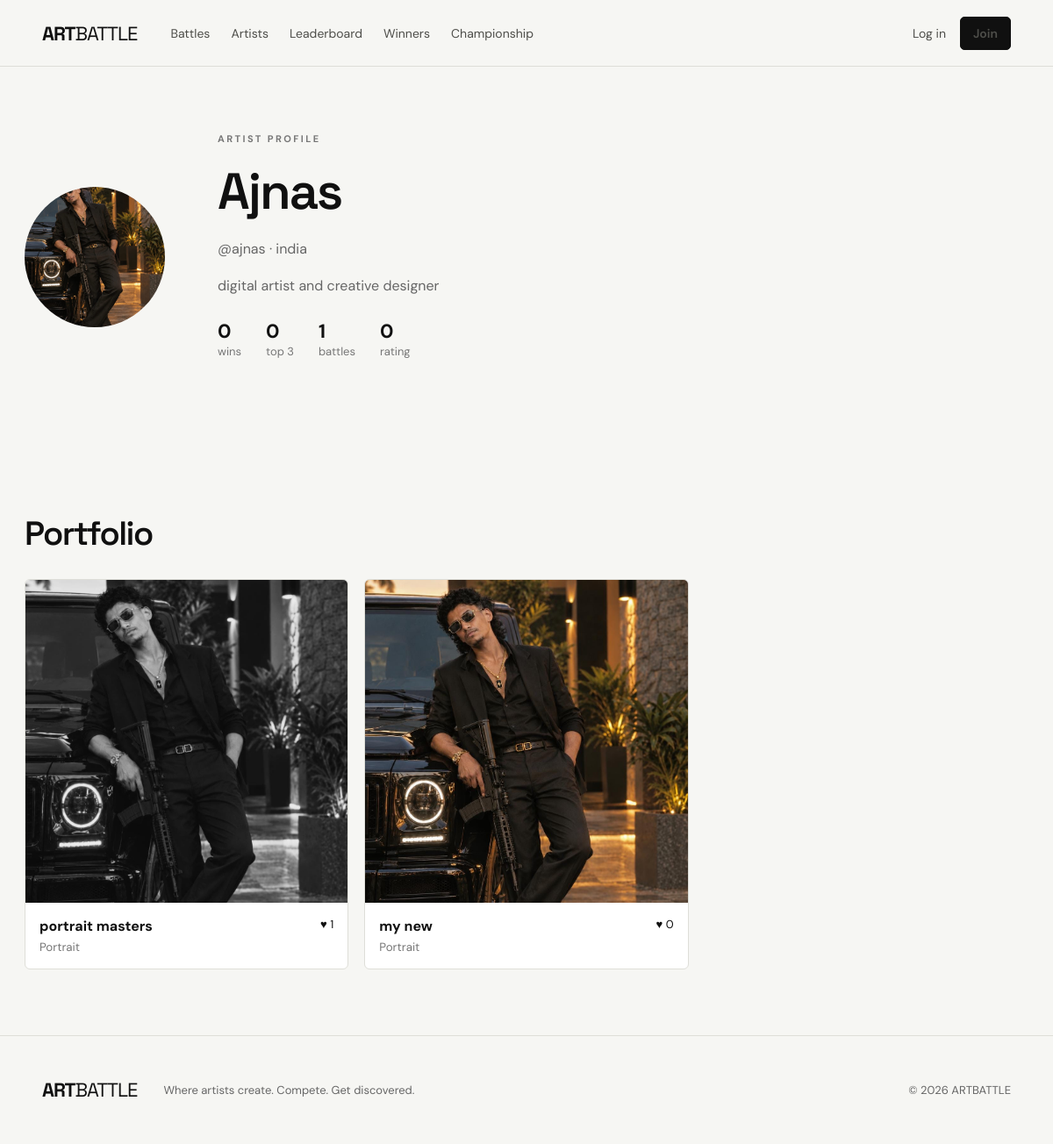
The page /artist/ajnas/ on the database its author committed.
### core/models.py (models this page shows, shortened)
class ArtistProfile(models.Model):
    user = models.OneToOneField(
        User,
        on_delete=models.CASCADE,
        related_name="artist"
    )
    display_name = models.CharField(max_length=80)
    bio = models.TextField(blank=True)
    avatar = models.ImageField(
        upload_to="avatars/",
        blank=True,
        null=True
    )
    country = models.CharField(max_length=60, blank=True)
    website = models.URLField(blank=True)
    rating = models.PositiveIntegerField(default=0)
    wins = models.PositiveIntegerField(default=0)
    top_three = models.PositiveIntegerField(default=0)
    battles_joined = models.PositiveIntegerField(default=0)
    created_at = models.DateTimeField(auto_now_add=True)

class Artwork(models.Model):
    battle = models.ForeignKey(
        Battle,
        on_delete=models.CASCADE,
        related_name="artworks"
    )
    artist = models.ForeignKey(
        ArtistProfile,
        on_delete=models.CASCADE,
        related_name="artworks"
    )
    title = models.CharField(max_length=140)
    description = models.TextField(blank=True)
    image = models.ImageField(upload_to="artworks/")
    medium = models.CharField(max_length=80, blank=True)
    ai_declared = models.BooleanField(default=False)
    image_hash = models.CharField(
        max_length=64,
        editable=False
    )
    created_at = models.DateTimeField(auto_now_add=True)
    votes = models.PositiveIntegerField(default=0)
    integrity_status = models.CharField(
        max_length=40,
        default="Pending review"
    )
    class Meta:
        ordering = ["-votes", "-created_at"]

class Battle(models.Model):
    STATUS = [
        ("draft", "Draft"),
        ("open", "Open"),
        ("voting", "Voting"),
        ("closed", "Closed"),
    ]
    title = models.CharField(max_length=120)
    theme = models.CharField(max_length=120)
    description = models.TextField(blank=True)
    start_at = models.DateTimeField()
    submission_deadline = models.DateTimeField()
    voting_deadline = models.DateTimeField()
    prize_text = models.CharField(
        max_length=160,
        default="Sponsor-funded prize"
    )
    prize_amount = models.DecimalField(
        max_digits=10,
        decimal_places=2,
        default=0
    )
    status = models.CharField(
        max_length=10,
        choices=STATUS,
        default="draft"
    )
    is_monthly = models.BooleanField(default=False)
    created_at = models.DateTimeField(auto_now_add=True)
    class Meta:
        ordering = ["-start_at"]

### core/views.py (the view)
# urls.py: path("artist/<str:username>/", views.artist_profile, name="artist_profile"),
def artist_profile(request, username):
    user = get_object_or_404(User, username=username)
    artist = profile_for(user)
    artworks = (
        artist.artworks.select_related("battle")
        .order_by("-votes", "-created_at")
    )
    return render(
        request,
        "core/artist.html",
        {
            "artist": artist,
            "arts": artworks,
        },
    )

### core/views.py (called while the page is built)
def profile_for(user):
    profile, _ = ArtistProfile.objects.get_or_create(
        user=user,
        defaults={"display_name": user.username},
    )
    return profile

### core/templates/core/artist.html
{% extends 'core/base.html' %}{% block title %}{{artist.display_name}} — ARTBATTLE{% endblock %}{% block content %}
<section class="profile-head">{% if artist.avatar %}<img src="{{artist.avatar.url}}">{% else %}<div class="avatar-xl">{{artist.display_name|first|upper}}</div>{% endif %}<div><div class="eyebrow">ARTIST PROFILE</div><h1>{{artist.display_name}}</h1><p>@{{artist.user.username}}{% if artist.country %} · {{artist.country}}{% endif %}</p><p>{{artist.bio}}</p><div class="profile-stats"><span><b>{{artist.wins}}</b> wins</span><span><b>{{artist.top_three}}</b> top 3</span><span><b>{{artist.battles_joined}}</b> battles</span><span><b>{{artist.rating}}</b> rating</span></div>{% if user == artist.user %}<a class="button small" href="{% url 'edit_profile' %}">Edit profile</a>{% endif %}</div></section>
<section class="section"><div class="section-head"><h2>Portfolio</h2></div><div class="art-grid">{% for art in arts %}<a class="art-card" href="{% url 'artwork_detail' art.pk %}"><img src="{{art.image.url}}"><div class="art-info"><div><strong>{{art.title}}</strong><small>{{art.battle.theme}}</small></div><span>♥ {{art.votes}}</span></div></a>{% empty %}<div class="empty">This artist hasn't submitted artwork yet.</div>{% endfor %}</div></section>
{% endblock %}

### core/templates/core/base.html (shortened to what this page needs)
{% load static %}
<!doctype html>
<html lang="en">
<head>
    <link rel="stylesheet" href="{% static 'core/style.css' %}">
</head>
<body>
<header class="nav">
    <a class="brand" href="{% url 'home' %}">
        ART<span>BATTLE</span>
    </a>
    <nav>
        <a href="{% url 'battles' %}">Battles</a>
        <a href="{% url 'artists' %}">Artists</a>
        <a href="{% url 'leaderboard' %}">Leaderboard</a>
        <a href="{% url 'winners' %}">Winners</a>
        <a href="{% url 'monthly' %}">Championship</a>
    </nav>
    <div class="nav-actions">
        {% if user.is_authenticated %}
            <a class="avatar-link"
               href="{% url 'artist_profile' user.username %}">
                {{ user.username }}
            </a>
            <a class="button small ghost"
               href="{% url 'logout' %}">
                Log out
            </a>
        {% else %}
            <a href="{% url 'login' %}">Log in</a>
            <a class="button small"
               href="{% url 'register' %}">
                Join
            </a>
        {% endif %}
    </div>
</header>
<main>
    {% block content %}{% endblock %}
</main>
<footer>
    <div class="brand">
        ART<span>BATTLE</span>
    </div>
    <p>
        Where artists create. Compete. Get discovered.
    </p>
    <p class="muted">
        © 2026 ARTBATTLE
    </p>
</footer>
</body>
</html>

### core/static/core/style.css (style rules this page uses)
:root { --bg:#f6f6f3;--ink:#101010;--muted:#70706d;--line:#deded8;--card:#fff;--accent:#d8ff3e;--dark:#111;--max:1240px }
* { box-sizing:border-box }
body { margin:0;background:var(--bg);color:var(--ink);font-family:'DM Sans',sans-serif }
a { color:inherit;text-decoration:none }
.nav { height:76px;border-bottom:1px solid var(--line);display:flex;align-items:center;gap:38px;padding:0 4vw;position:sticky;top:0;background:rgba(246,246,243,.94);backdrop-filter:blur(14px);z-index:20 }
.brand { font:700 22px 'Space Grotesk';letter-spacing:-1px }
.brand span { font-weight:400 }
.nav nav { display:flex;gap:24px;flex:1 }
.nav nav a,.nav-actions a { font-size:14px;color:#4e4e4a }
.nav-actions { display:flex;gap:16px;align-items:center }
.button { display:inline-flex;align-items:center;justify-content:center;background:var(--ink);color:white;border:1px solid var(--ink);padding:14px 20px;border-radius:5px;font-weight:600;cursor:pointer;font-size:14px }
.button.small { padding:9px 14px }
.eyebrow { font-size:11px;letter-spacing:2.4px;font-weight:700;color:#777;text-transform:uppercase;margin-bottom:16px }
.section { max-width:var(--max);margin:0 auto;padding:75px 28px }
.section-head { display:flex;justify-content:space-between;align-items:end;margin-bottom:28px }
.section h2 { font:600 38px 'Space Grotesk';letter-spacing:-1.5px;margin:0 }
.art-grid { display:grid;grid-template-columns:repeat(3,1fr);gap:18px }
.art-card { background:var(--card);border:1px solid var(--line);border-radius:6px;overflow:hidden;transition:.2s }
.art-card img { width:100%;aspect-ratio:1/1;object-fit:cover;display:block }
.art-info { padding:16px;display:flex;justify-content:space-between;gap:10px }
.art-info strong,.art-info small { display:block }
.art-info small { color:#777;margin-top:5px }
.art-info span { font-size:13px }
.profile-head { max-width:var(--max);margin:0 auto;padding:75px 28px;display:grid;grid-template-columns:180px 1fr;gap:40px;align-items:center }
.profile-head img,.avatar-xl { width:160px;height:160px;border-radius:50%;object-fit:cover }
.profile-head h1 { font:600 58px 'Space Grotesk';letter-spacing:-2px;margin:0 }
.profile-head p { color:#666;max-width:700px;line-height:1.6 }
.profile-stats { display:flex;gap:28px;margin:25px 0 }
.profile-stats span { font-size:13px;color:#777 }
.profile-stats b { display:block;color:#111;font-size:22px }
footer { border-top:1px solid var(--line);padding:40px 4vw;display:flex;gap:30px;align-items:center;color:#666;font-size:13px }
footer .brand { color:#111 }
footer .muted { margin-left:auto }

### rows shown on the page
ArtistProfile: avatar (picture), display_name "Ajnas", user.username "ajnas", country "india", bio "digital artist and creative designer", wins "0", top_three "0", battles_joined "1", rating "0"
Artwork: image (picture), title "portrait masters", battle.theme "Portrait", votes "1"
Artwork: image (picture), title "my new", battle.theme "Portrait", votes "0"
